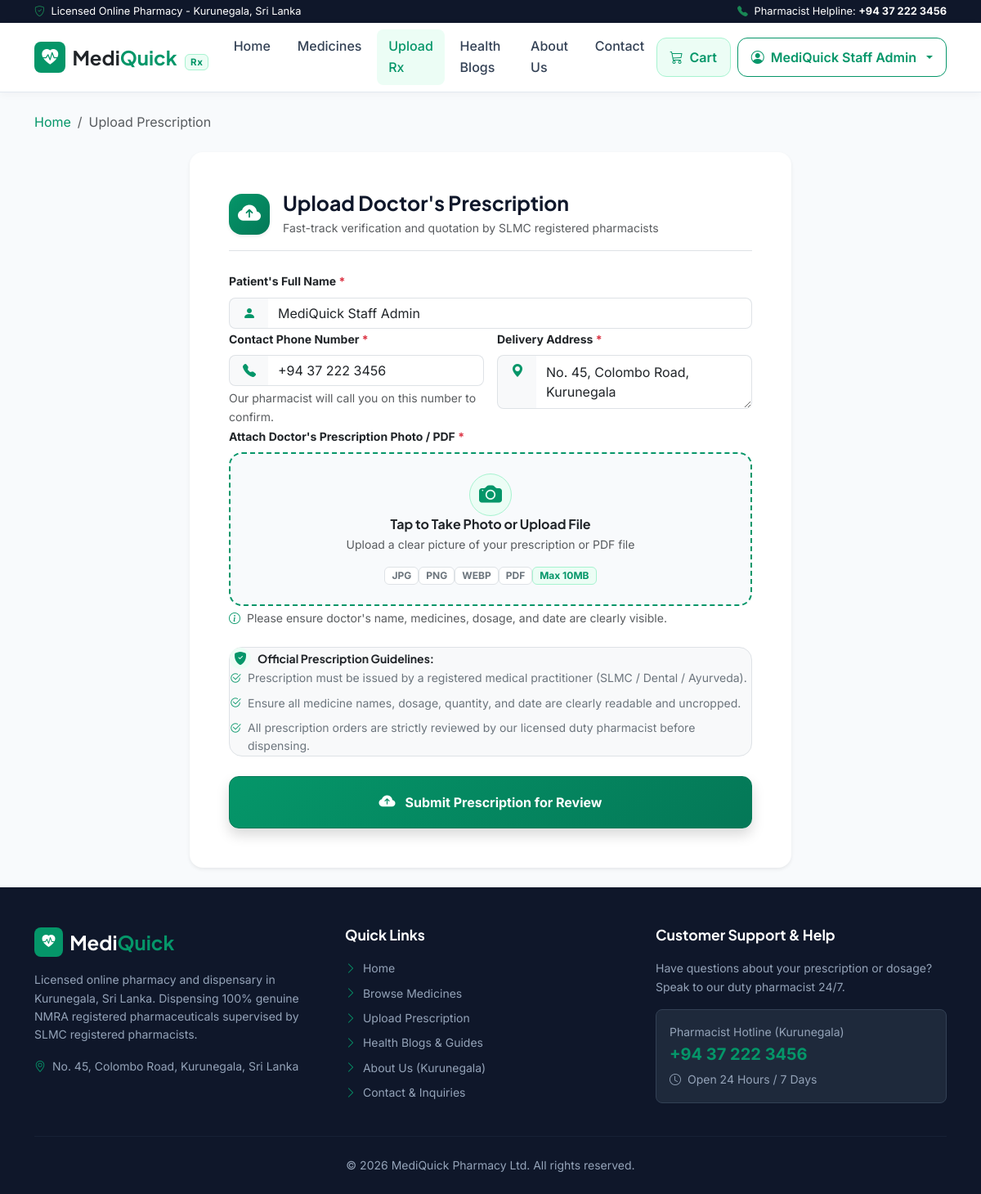
Screenshot of /prescription.php (signed in) with the database file from the repository.
### tables this page shows
CREATE TABLE `users` (
    `id` INT AUTO_INCREMENT PRIMARY KEY,
    `name` VARCHAR(100) NOT NULL,
    `email` VARCHAR(100) NOT NULL UNIQUE,
    `password` VARCHAR(255) NOT NULL,
    `phone` VARCHAR(20) DEFAULT NULL,
    `address` TEXT DEFAULT NULL,
    `role` ENUM('customer', 'admin') DEFAULT 'customer',
    `created_at` TIMESTAMP DEFAULT CURRENT_TIMESTAMP
);

### prescription.php (the view, shortened to what this page needs)
<?php
require_once __DIR__ . '/config/db.php';
$defaultName = '';
$defaultPhone = '';
$defaultAddress = '';
if (isLoggedIn()) {
    $userId = (int)$_SESSION['user_id'];
    $uRes = mysqli_query($conn, "SELECT * FROM users WHERE id = $userId LIMIT 1");
    if ($uRes && $u = mysqli_fetch_assoc($uRes)) {
        $defaultName = $u['name'] ?? '';
        $defaultPhone = $u['phone'] ?? '';
        $defaultAddress = $u['address'] ?? '';
    }
}
include_once __DIR__ . '/includes/header.php';
include_once __DIR__ . '/includes/navbar.php';
?>
<main class="py-4">
  <div class="container">
    <nav aria-label="breadcrumb" class="mb-3.5 mb-md-4">
      <ol class="breadcrumb small mb-0">
        <li class="breadcrumb-item"><a href="index.php" class="text-emerald">Home</a></li>
        <li class="breadcrumb-item active" aria-current="page">Upload Prescription</li>
      </ol>
    </nav>
    <div class="row justify-content-center">
      <div class="col-lg-8 col-md-10">
        <div class="card card-custom p-3.5 p-sm-4 p-md-5 bg-white shadow-sm border-0">
          <div class="d-flex align-items-center gap-3 mb-4 pb-3 border-bottom">
            <div class="rounded-4 d-flex align-items-center justify-content-center text-white shadow-sm flex-shrink-0" style="width: 50px; height: 50px; background: linear-gradient(135deg, #059669 0%, #047857 100%);">
              <i class="bi bi-cloud-arrow-up-fill fs-3"></i>
            </div>
            <div>
              <h3 class="fw-bold font-heading mb-1" style="font-size: clamp(1.2rem, 3.5vw, 1.55rem);">Upload Doctor's Prescription</h3>
              <p class="text-muted small mb-0">Fast-track verification and quotation by SLMC registered pharmacists</p>
            </div>
          </div>
          <form action="prescription.php" method="POST" enctype="multipart/form-data">
            <div class="mb-3.5">
              <label for="pName" class="form-label small fw-bold mb-1.5">
                Patient's Full Name <span class="text-danger">*</span>
              </label>
              <div class="input-group">
                <span class="input-group-text bg-light text-muted border-end-0 rounded-start-3 px-3">
                  <i class="bi bi-person-fill text-emerald"></i>
                </span>
                <input type="text" id="pName" name="patient_name" class="form-control border-start-0 rounded-end-3 py-2.5" required value="<?php echo htmlspecialchars($defaultName); ?>" placeholder="e.g. Kasun Perera">
              </div>
            </div>
            <div class="row g-3 mb-3.5">
              <div class="col-md-6">
                <label for="pPhone" class="form-label small fw-bold mb-1.5">
                  Contact Phone Number <span class="text-danger">*</span>
                </label>
                <div class="input-group">
                  <span class="input-group-text bg-light text-muted border-end-0 rounded-start-3 px-3">
                    <i class="bi bi-telephone-fill text-emerald"></i>
                  </span>
                  <input type="tel" id="pPhone" name="phone" class="form-control border-start-0 rounded-end-3 py-2.5" required value="<?php echo htmlspecialchars($defaultPhone); ?>" placeholder="e.g. +94 77 123 4567">
                </div>
                <div class="form-text small text-muted mt-1">Our pharmacist will call you on this number to confirm.</div>
              </div>
              <div class="col-md-6">
                <label for="pAddress" class="form-label small fw-bold mb-1.5">
                  Delivery Address <span class="text-danger">*</span>
                </label>
                <div class="input-group">
                  <span class="input-group-text bg-light text-muted border-end-0 rounded-start-3 px-3 align-items-start pt-2.5">
                    <i class="bi bi-geo-alt-fill text-emerald"></i>
                  </span>
                  <textarea id="pAddress" name="delivery_address" class="form-control border-start-0 rounded-end-3 py-2" rows="2" required placeholder="Street address, city, district..."><?php echo htmlspecialchars($defaultAddress); ?></textarea>
                </div>
              </div>
            </div>
            <div class="mb-4">
              <label class="form-label small fw-bold mb-2">
                Attach Doctor's Prescription Photo / PDF <span class="text-danger">*</span>
              </label>
              <div class="rx-upload-dropzone" id="rxDropzone" onclick="document.getElementById('rxFile').click();">
                <div id="rxDropzonePrompt" class="text-center py-4 px-3">
                  <div class="rx-upload-icon-circle mb-2.5">
                    <i class="bi bi-camera-fill fs-3 text-emerald"></i>
                  </div>
                  <h6 class="fw-bold text-dark mb-1">Tap to Take Photo or Upload File</h6>
                  <p class="text-muted small mb-2.5">Upload a clear picture of your prescription or PDF file</p>
                  <div class="d-flex flex-wrap justify-content-center gap-1.5">
                    <span class="badge bg-white text-secondary border px-2 py-1">JPG</span>
                    <span class="badge bg-white text-secondary border px-2 py-1">PNG</span>
                    <span class="badge bg-white text-secondary border px-2 py-1">WEBP</span>
                    <span class="badge bg-white text-secondary border px-2 py-1">PDF</span>
                    <span class="badge bg-emerald-subtle text-emerald border border-emerald px-2 py-1">Max 10MB</span>
                  </div>
                </div>
              </div>
              <div class="form-text small text-muted mt-1.5">
                <i class="bi bi-info-circle text-emerald me-1"></i> Please ensure doctor's name, medicines, dosage, and date are clearly visible.
              </div>
            </div>
            <div class="p-3.5 mb-4 rounded-4 bg-light border">
              <div class="d-flex align-items-center gap-2 mb-2.5">
                <div class="rounded-circle bg-emerald-subtle text-emerald d-flex align-items-center justify-content-center" style="width: 26px; height: 26px; min-width: 26px;">
                  <i class="bi bi-shield-fill-check fs-6"></i>
                </div>
                <h6 class="fw-bold text-dark mb-0 small">Official Prescription Guidelines:</h6>
              </div>
              <div class="d-flex flex-column gap-2 small text-secondary">
                <div class="d-flex align-items-start gap-2">
                  <i class="bi bi-check2-circle text-emerald mt-0.5 flex-shrink-0"></i>
                  <span>Prescription must be issued by a registered medical practitioner (SLMC / Dental / Ayurveda).</span>
                </div>
                <div class="d-flex align-items-start gap-2">
                  <i class="bi bi-check2-circle text-emerald mt-0.5 flex-shrink-0"></i>
                  <span>Ensure all medicine names, dosage, quantity, and date are clearly readable and uncropped.</span>
                </div>
                <div class="d-flex align-items-start gap-2">
                  <i class="bi bi-check2-circle text-emerald mt-0.5 flex-shrink-0"></i>
                  <span>All prescription orders are strictly reviewed by our licensed duty pharmacist before dispensing.</span>
                </div>
              </div>
            </div>
            <button type="submit" class="btn btn-emerald w-100 py-3 fw-bold shadow">
              <i class="bi bi-cloud-arrow-up-fill fs-5 me-1"></i> Submit Prescription for Review
            </button>
          </form>
        </div>
      </div>
    </div>
  </div>
</main>
<?php include_once __DIR__ . '/includes/footer.php'; ?>

### assets/css/style.css (style rules this page uses)
:root { --mq-primary: #059669; --mq-primary-hover: #047857; --mq-primary-dark: #064e3b; --mq-primary-light: #ecfdf5; --mq-primary-border: #a7f3d0; --mq-sky: #0ea5e9; --mq-sky-light: #f0f9ff; --mq-dark: #0f172a; --mq-slate: #334155; --mq-muted: #64748b; --mq-light-bg: #f8fafc; --mq-card-bg: #ffffff; --mq-border: #e2e8f0; --font-sans: 'Inter', -apple-system, BlinkMacSystemFont, 'Segoe UI', Roboto, sans-serif; --font-heading: 'Plus Jakarta Sans', 'Inter', sans-serif; }
body { font-family: var(--font-sans); background-color: var(--mq-light-bg); color: var(--mq-dark); line-height: 1.6; min-height: 100vh; display: flex; flex-direction: column; -webkit-font-smoothing: antialiased; -moz-osx-font-smoothing: grayscale; }
main { flex: 1 0 auto; }
h1, h2, h3, h4, h5, h6, .font-heading { font-family: var(--font-heading); font-weight: 700; color: var(--mq-dark); }
a { text-decoration: none; transition: all 0.2s ease-in-out; }
.btn-emerald { background: linear-gradient(135deg, #059669 0%, #047857 100%); color: #ffffff; border: 1px solid #047857; font-weight: 600; border-radius: 12px; min-height: 48px; padding: 0.65rem 1.4rem; display: inline-flex; align-items: center; justify-content: center; gap: 8px; box-shadow: 0 4px 14px rgba(5, 150, 105, 0.22); transition: all 0.2s cubic-bezier(0.16, 1, 0.3, 1); }
.card-custom { background-color: #ffffff; border: 1px solid var(--mq-border); border-radius: 16px; box-shadow: 0 2px 8px rgba(15, 23, 42, 0.04); transition: transform 0.2s ease, box-shadow 0.2s ease; }
.text-emerald { color: var(--mq-primary) !important; }
.bg-emerald-subtle { background-color: var(--mq-primary-light) !important; }
.border-emerald { border-color: var(--mq-primary-border) !important; }
.rx-upload-dropzone { border: 2px dashed #059669; background-color: #f8fafc; border-radius: 16px; cursor: pointer; transition: all 0.25s cubic-bezier(0.16, 1, 0.3, 1); position: relative; overflow: hidden; }
.rx-upload-icon-circle { width: 52px; height: 52px; border-radius: 50%; background-color: #ecfdf5; border: 1.5px solid #a7f3d0; display: inline-flex; align-items: center; justify-content: center; margin: 0 auto; transition: transform 0.2s ease; }

### rows the page displays
users: patient_name "MediQuick Staff Admin", phone "+94 37 222 3456", delivery_address "No. 45, Colombo Road, Kurunegala"

### other values shown
$_SESSION['user_name'] "MediQuick Staff Admin"
